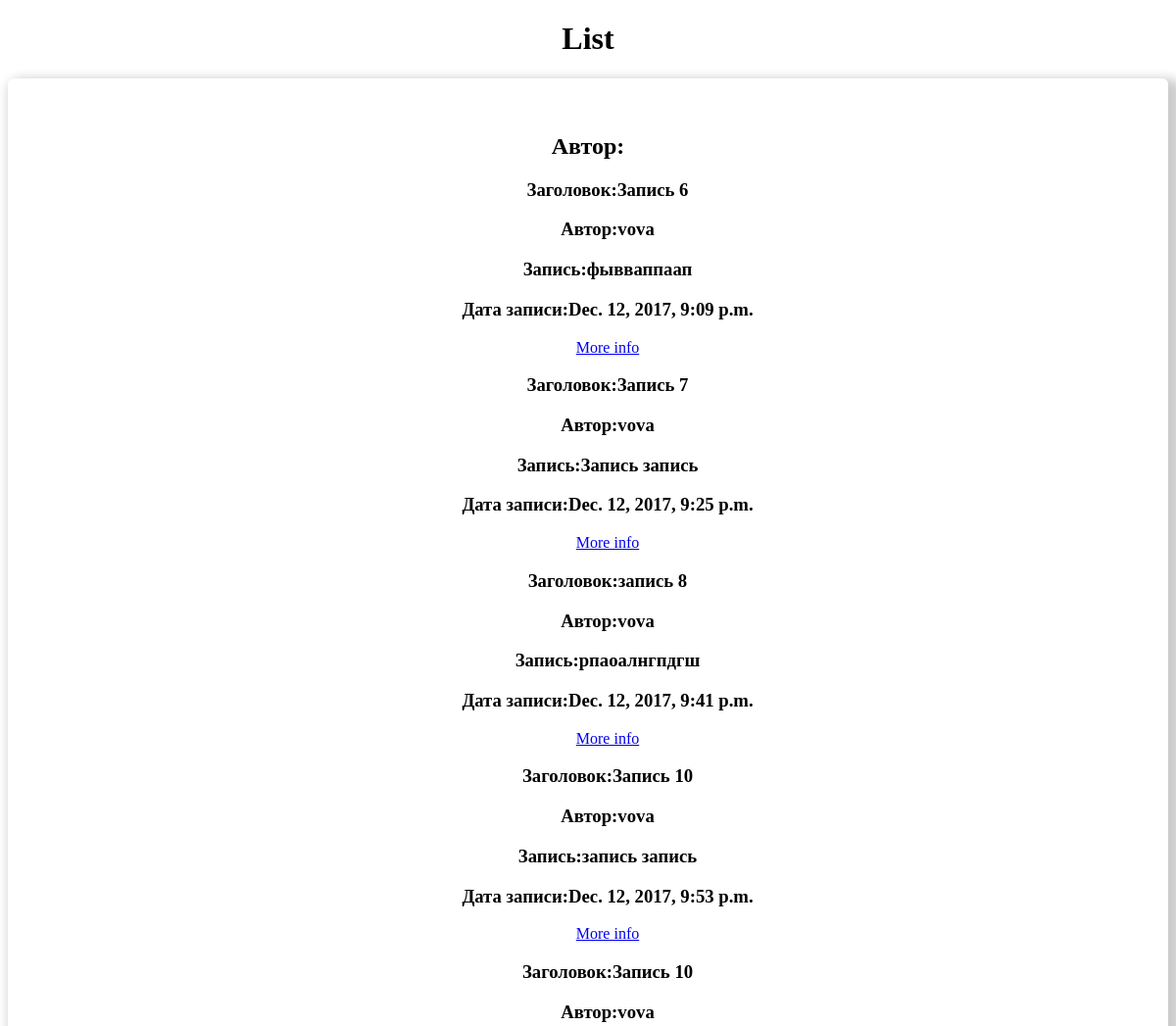
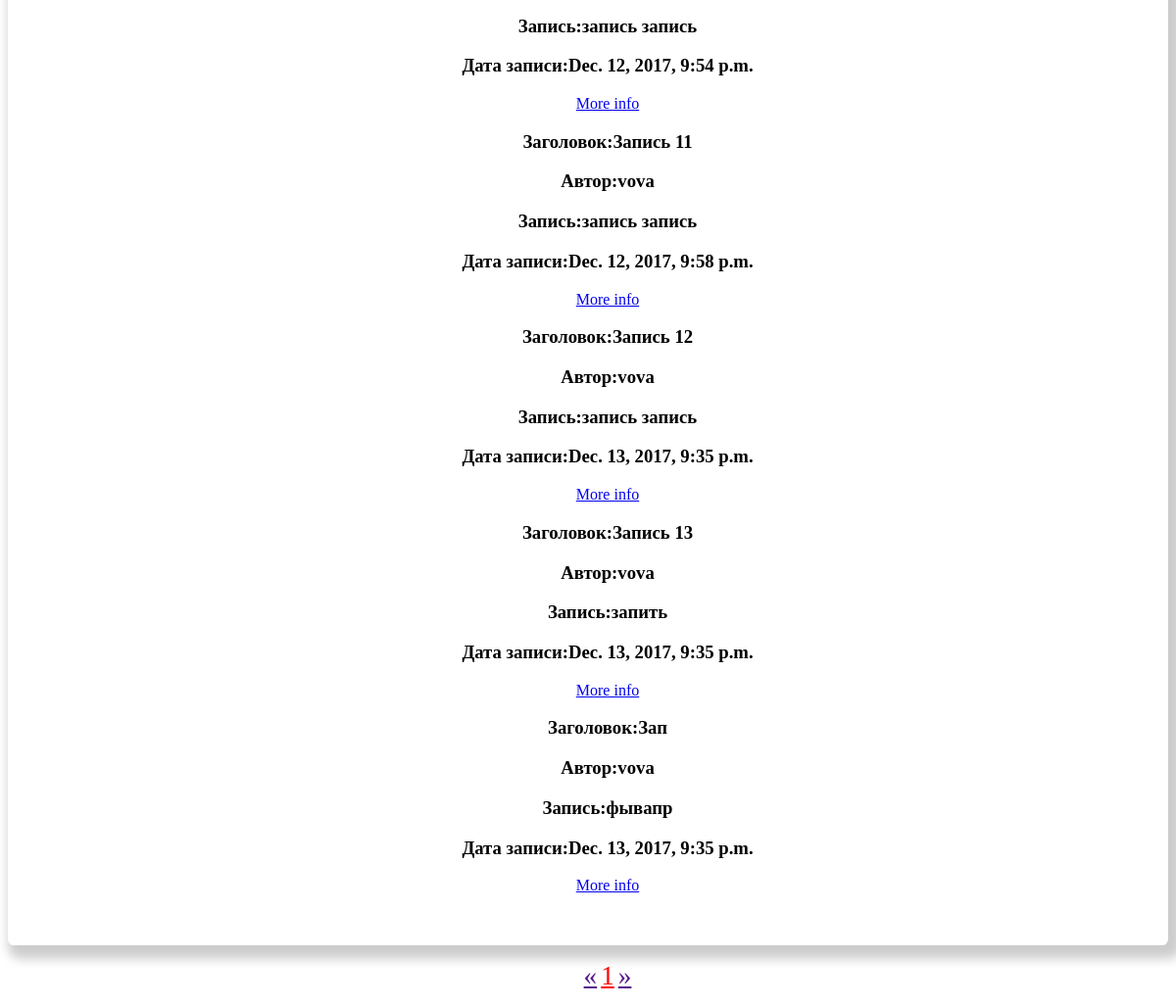
The page / on the database its author committed (2 pictures, top to bottom).
### todo_app/models.py (models this page shows)
class Blog(models.Model):
    author = models.CharField(max_length=140)
    created_at = models.DateTimeField(default=timezone.now)
    body = models.TextField()
    title = models.CharField(max_length=140)

### todo_app/views.py (the view)
# urls.py: url(r'^$', list_view),
def list_view(request, page_number=1):
    items = Blog.objects.all()
    current_page = Paginator(items, 10)
    return render(request, 'todo_app/list_view.html', {
        'items': current_page.page(page_number),
        'author': request.user.get_username()
    })

### todo_app/templates/todo_app/list_view.html (shortened to what this page needs)
<!DOCTYPE html>
<html>
<head>
</head>
<body>
  <h1>List</h1>
 <div class="container">
  <br/>
    <br/>
<h2>Автор:{{author}}</h2>
    <ul>
    {% for todo in items %}
        <li>
          <p><h3>Заголовок:{{ todo.title }}</h3></p> <p><h3>Автор:{{ todo.author }}</h3></p>
          <h3>Запись:{{ todo.body }}</h3></p><p><h3>Дата записи:{{ todo.created_at }}</h3></p>
        <a href="{% url 'view' todo_id=todo.id %}">More info</a>
      </li>
    {% empty %}
      <li>Empty!</li>
    {% endfor %}
  </ul>
    <br/>
    <br/>
</div>
  <ul class="pagination">
  {% if items.has_previous%}
  <li><a href="/page/{{ items.previous_page_number  }}/">&laquo;</a></li>
  {% else %}
  <li><a href="">&laquo;</a></li>
  {% endif %}
  {% for page in items.paginator.page_range %}
  {% if page == items.number %}
  <li><a style="color:red" href="/page/{{ page }}">{{ page }}</a></li>
  {% else %}
  <li><a  href="/page/{{ page }}">{{ page }}</a></li>
  {% endif %}
  {% endfor %}
  {% if items.has_next%}
  <li><a href="/page/{{ items.next_page_number  }}/">&raquo;</a></li>
  {% else %}
  <li><a href="">&raquo;</a></li>
  {% endif %}
   </ul>
</body>
</html>

### todo_app/templates/todo_app/list_view.html (style rules this page uses)
h1 { text-align: center; }
.container { width:100%; border-radius: .4rem; background: #fff; box-shadow: 7px 7px 11px 7px rgba(0,0,0,.2); text-align: center; }
ul li { list-style: none; }
.pagination { text-align: center; }
.pagination li { display:inline-block; text-align: center; font-size: 1.7em; }

### rows shown on the page
Blog: title "Запись 6", author "vova", body "фывваппаап", created_at "Dec. 12, 2017, 9:09 p.m."
Blog: title "Запись 7", author "vova", body "Запись запись", created_at "Dec. 12, 2017, 9:25 p.m."
Blog: title "запись 8", author "vova", body "рпаоалнгпдгш", created_at "Dec. 12, 2017, 9:41 p.m."
Blog: title "Запись 10", author "vova", body "запись запись", created_at "Dec. 12, 2017, 9:53 p.m."
Blog: title "Запись 10", author "vova", body "запись запись", created_at "Dec. 12, 2017, 9:54 p.m."
Blog: title "Запись 11", author "vova", body "запись запись", created_at "Dec. 12, 2017, 9:58 p.m."
Blog: title "Запись 12", author "vova", body "запись запись", created_at "Dec. 13, 2017, 9:35 p.m."
Blog: title "Запись 13", author "vova", body "запить", created_at "Dec. 13, 2017, 9:35 p.m."
Blog: title "Зап", author "vova", body "фывапр", created_at "Dec. 13, 2017, 9:35 p.m."

### other values the page prints
{{ page }} "1"
